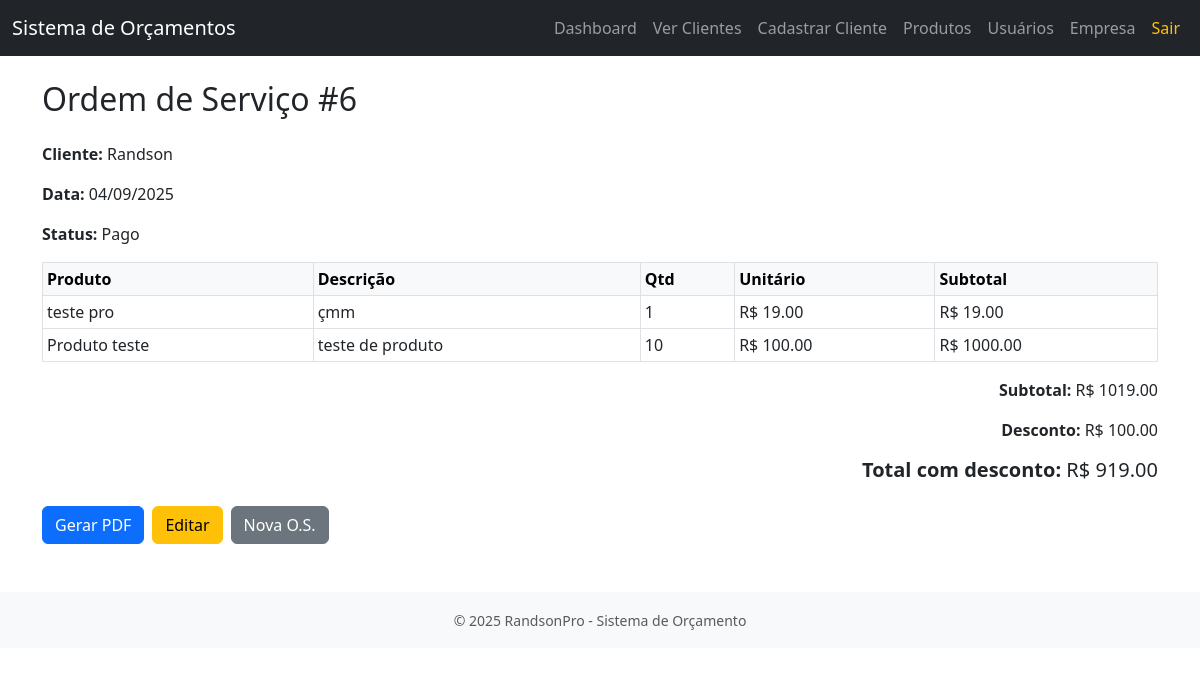
Page /os/6 (signed in) on the committed database.
### models.py (models this page shows, shortened)
class OrdemServico(db.Model):
    __tablename__ = 'ordens_servico'
    id = db.Column(db.Integer, primary_key=True)
    cliente_id = db.Column(db.Integer, db.ForeignKey('clientes.id'), nullable=False)
    observacoes = db.Column(db.Text)
    data_criacao = db.Column(db.DateTime, default=datetime.utcnow)
    desconto = db.Column(db.Float, default=0.0)
    status = db.Column(db.String(50), default='Aberta')
    itens_os = db.relationship('ItemOS', backref='ordem', cascade='all, delete-orphan')

class Cliente(db.Model):
    __tablename__ = 'clientes'
    id = db.Column(db.Integer, primary_key=True)
    nome = db.Column(db.String(100), nullable=False)
    telefone = db.Column(db.String(20))
    email = db.Column(db.String(100))
    cpf_cnpj = db.Column(db.String(20))
    cidade = db.Column(db.String(100))
    ordens = db.relationship('OrdemServico', backref='cliente', cascade='all, delete-orphan')

class ItemOS(db.Model):
    __tablename__ = 'itens_os'
    id = db.Column(db.Integer, primary_key=True)
    os_id = db.Column(db.Integer, db.ForeignKey('ordens_servico.id'), nullable=False)
    produto_id = db.Column(db.Integer, db.ForeignKey('produtos.id'), nullable=False)
    quantidade = db.Column(db.Integer, nullable=False)

class Produto(db.Model):
    __tablename__ = 'produtos'
    id = db.Column(db.Integer, primary_key=True)
    nome = db.Column(db.String(100), nullable=False)
    descricao = db.Column(db.String(200))
    preco = db.Column(db.Float, nullable=False)
    itens_os = db.relationship('ItemOS', backref='produto', lazy='dynamic')

### app.py (the view)
@app.route('/os/<int:os_id>')
@login_required
def visualizar_os(os_id):
    os = OrdemServico.query.get_or_404(os_id)
    subtotal = sum(item.quantidade * item.produto.preco for item in os.itens_os)
    total = max(subtotal - (os.desconto or 0), 0)
    return render_template('visualizar_os.html', os=os, subtotal=subtotal, total=total)

### app.py (called while the page is built)
def login_required(f):
    @wraps(f)
    def decorated_function(*args, **kwargs):
        if 'usuario_id' not in session:
            flash("Você precisa estar logado para acessar esta página.", "warning")
            return redirect(url_for('login'))
        return f(*args, **kwargs)
    return decorated_function

@app.context_processor
def inject_datetime():
    return {'datetime': datetime}

### templates/visualizar_os.html (shortened to what this page needs)
{% extends 'base.html' %}
{% block content %}
<h2 class="mb-4">Ordem de Serviço #{{ os.id }}</h2>
<div class="mb-3">
  <p><strong>Cliente:</strong> {{ os.cliente.nome }}</p>
  <p><strong>Data:</strong> {{ os.data_criacao.strftime('%d/%m/%Y') }}</p>
  <p><strong>Status:</strong> {{ os.status }}</p>
</div>
<table class="table table-sm table-bordered">
  <thead class="table-light">
    <tr>
      <th>Produto</th>
      <th>Descrição</th>
      <th>Qtd</th>
      <th>Unitário</th>
      <th>Subtotal</th>
    </tr>
  </thead>
  <tbody>
    {% for item in os.itens_os %}
    <tr>
      <td>{{ item.produto.nome }}</td>
      <td>{{ item.produto.descricao }}</td>
      <td>{{ item.quantidade }}</td>
      <td>R$ {{ '%.2f'|format(item.produto.preco) }}</td>
      <td>R$ {{ '%.2f'|format(item.quantidade * item.produto.preco) }}</td>
    </tr>
    {% endfor %}
  </tbody>
</table>
<div class="text-end mt-3">
  <p><strong>Subtotal:</strong> R$ {{ '%.2f'|format(subtotal) }}</p>
  <p><strong>Desconto:</strong> R$ {{ '%.2f'|format(os.desconto or 0) }}</p>
  <h5><strong>Total com desconto:</strong> R$ {{ '%.2f'|format(total) }}</strong></h5>
</div>
<div class="mt-4 d-flex gap-2">
  <a href="{{ url_for('gerar_pdf', os_id=os.id) }}" class="btn btn-primary">Gerar PDF</a>
  <a href="{{ url_for('editar_os', os_id=os.id) }}" class="btn btn-warning">Editar</a>
  <a href="{{ url_for('nova_os') }}" class="btn btn-secondary">Nova O.S.</a>
</div>
{% endblock %}

### rows in the picture
OrdemServico: id "6", data_criacao "04/09/2025", status "Pago", desconto "100.00"
Cliente: cliente.nome "Randson"
ItemOS: produto.nome "teste pro", produto.descricao "çmm", quantidade "1", item.quantidade*item.produto.preco "19.00"
Produto: produto.preco "19.00"
ItemOS: produto.nome "Produto teste", produto.descricao "teste de produto", quantidade "10", item.quantidade*item.produto.preco "1000.00"
Produto: produto.preco "100.00"

### other values in the picture
{{ '%.2f'|format(subtotal) }} "1019.00"
{{ '%.2f'|format(total) }} "919.00"
